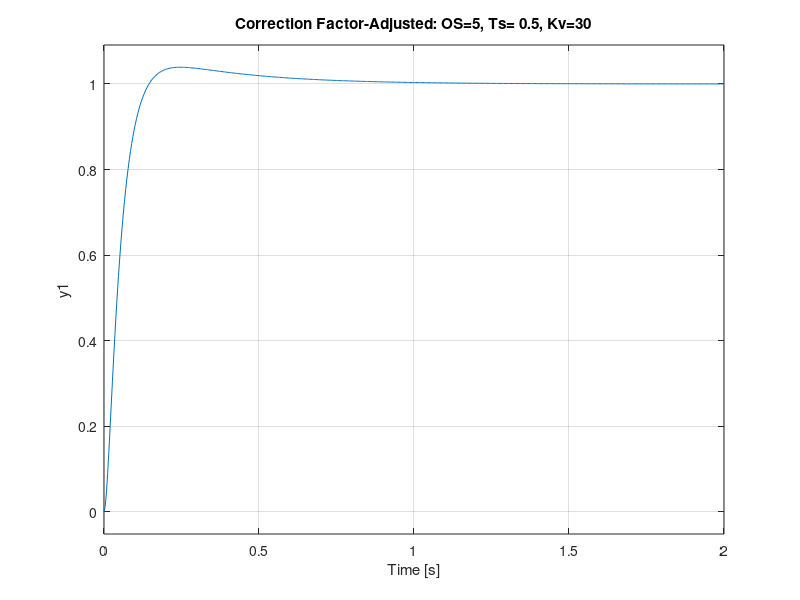

The MATLAB script that drew this image:
%% PROPORTIONAL

clear all; close all; clc;

OS=5;           % [%]        
zeta=(-log(OS/100))/(sqrt(pi^2+log(OS/100)^2));
PM=atan(2*zeta/(sqrt(-2*zeta^2+sqrt(1+4*zeta^4))))*(180/pi);
PA=-180+PM; 

Iw = 0.52;      % [kgm^2]
Is = 0.4352;    % [kgm^2]
Kss = 20;       % [rad/V]
tau = 0.52;     % [s]
numerator = (Iw/Is)*(Kss/tau);                        
denominator = [1, 1/tau, 0]; 
G=tf(numerator,denominator);             

w=0.01:0.01:1000;         
[M,P]=bode(G,w);               
                

for i=1:1:length(P);                                          
    if P(i)-PA <= 0;            
        M=M(i); % Current OL magnitude                            
        K=1/M;  % Required gain  
        break                              
    end                                 
end                              

T=feedback(K*G,1);                 
% step(T,20);                            
% title(['Closed-Loop Step Response for K= ',num2str(K)]);
% figure;
% bode(G);
% title('Bode Plot for Uncompensated System');
% figure;
% bode(K*G);
% title('Bode Plot for Gain-Adjusted System');
% figure; step(feedback(G,1),20);

% LAG

PM = PM + 20;   % Compensate for phase angle contribution of compensator            
PA = -180+PM;  

K=K*10;                             % Improve steady-state error tenfold
                                    % NB. Type 1 system - K is proportional to Kv

[M,P]=bode(K*G,w);   

for j=1:1:length(P);                                          
    if P(i)- PA <= 0;          
        M=M(j);  % Current magnitude at phase angle                          
        wf=w(j); % Frequency at phase angle
        break                              
    end                                 
end  
                                    
wH=wf/10;                           % High frequency break of lag compensator (arbitrary)
wL=(wH/M);                          % Low frequency break of the lag compensator
num_c=[1 wH];                       
den_c=[1 wL];                        
Kc=wL/wH;                           % To yield Kv=1                                            
Gc=tf(Kc*num_c,den_c);                               
GcG=Gc*G;
T=feedback(GcG,1);                 
step(T)                            
title('Closed-Loop Step Response for Lag-Compensated System')

s=tf('s');                      
sGcG=s*GcG;                         
sGcG=minreal(sGcG);                 % Cancel common terms
Kv=dcgain(sGcG);                    

%% LEAD

Kv = 30;
sG=s*G;                            
sG=minreal(sG);                   
K=dcgain(Kv/sG);                
G=zpk(K*G);

Ts = 0.5;
wn=4/(zeta*Ts);
wBW=wn*sqrt((1-2*zeta^2)+sqrt(4*zeta^4-4*zeta^2+2)); % Required bandwidth

[M,P]=bode(G,w);                  
[Gm,Pm,Wcg,Wcp]=margin(G);      

Pc = PM - Pm;                       % Required phase contribution 

beta=(1-sin(Pc*pi/180))/(1+sin(Pc*pi/180));
Mc=1/sqrt(beta);                    % Compensator magnitude at peak of phase curve

for k=1:1:length(M);                
    if M(k)-(1/Mc)<=0;             
        wmax=w(k);                  % New phase margin frequency
        break                              
    end                               
end                                

wL=wmax*sqrt(beta);                 % Low frequency break of lead compensator
wH=wL/beta;                         % High frequency break of lead compensator
Kc=1/beta;                          % Gain of lead compensator

Gc=tf(Kc*[1 wL],[1 wH]);           
Gc=zpk(Gc);                       

Ge=G*Gc;                                                 
T=feedback(Ge,1);                 
step(T);
title('Correction Factor-Adjusted: OS=5, Ts= 0.5, Kv=30');

sGe=s*Ge;                          
sGe=minreal(sGe);                  
Kv=dcgain(sGe); 
